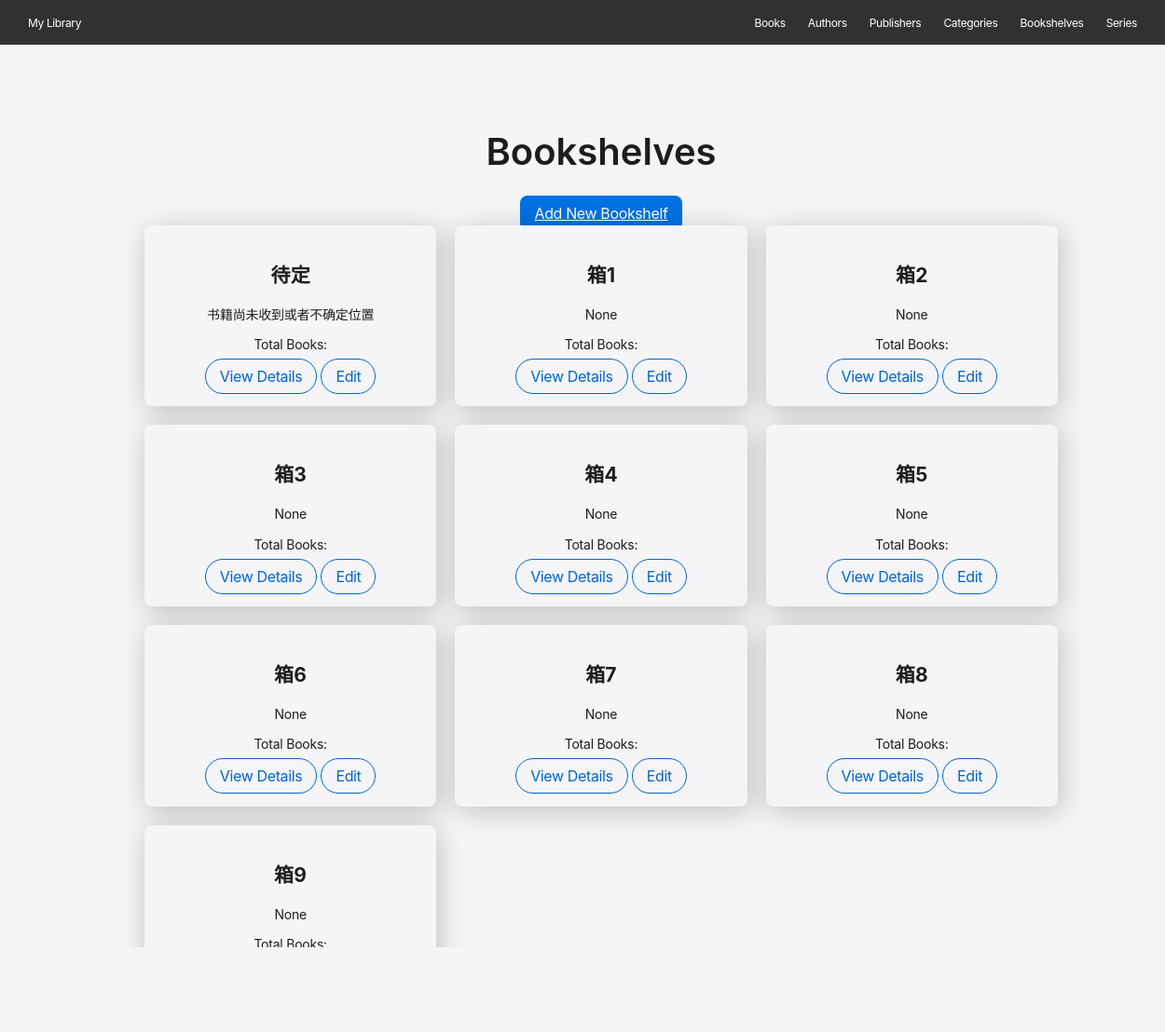
Screenshot of /bookshelves with the database file from the repository.
### models/bookshelf.py (models this page shows, shortened)
class Bookshelf(Base):
    __tablename__ = 'bookshelves'
    id: Mapped[int] = mapped_column(Integer, primary_key=True, index=True)
    name: Mapped[str] = mapped_column(String(255), nullable=False)
    intro: Mapped[Optional[str]] = mapped_column(String(1000), nullable=True)
    books: Mapped[List["Book"]] = relationship(back_populates="bookshelf")

### main.py (the view)
@app.get("/bookshelves")
async def bookshelves_page(request: Request, db: Session = Depends(get_db)):
    bookshelves = db.query(Bookshelf).limit(10).all()
    return templates.TemplateResponse("bookshelves.html", {"request": request, "bookshelves": bookshelves})

### templates/bookshelves.html (shortened to what this page needs)
{% extends "base.html" %}
{% block content %}
<section class="section light">
    <div class="container">
        <h1 class="section-heading">Bookshelves</h1>
        <a href="#" class="btn-primary-blue">Add New Bookshelf</a>
        <div class="grid">
            {% for bookshelf in bookshelves %}
            <div class="card">
                <h3 class="card-title">{{ bookshelf.name }}</h3>
                <p class="caption">{{ bookshelf.intro }}</p>
                <p class="caption">Total Books: {{ bookshelf.total_books }}</p>
                <a href="/bookshelves/{{ bookshelf.id }}" class="btn-pill-link">View Details</a>
                <a href="#" class="btn-pill-link">Edit</a>
            </div>
            {% endfor %}
        </div>
    </div>
</section>
{% endblock %}

### static/css/styles.css (style rules this page uses)
:root { --pure-black: #000000; --light-gray: #f5f5f7; --near-black: #1d1d1f; --apple-blue: #0071e3; --link-blue: #0066cc; --bright-blue: #2997ff; --white: #ffffff; --black-80: rgba(0, 0, 0, 0.8); --black-48: rgba(0, 0, 0, 0.48); --dark-surface-1: #272729; --dark-surface-2: #262628; --dark-surface-3: #28282a; --dark-surface-4: #2a2a2d; --dark-surface-5: #242426; --button-active: #ededf2; --button-default-light: #fafafc; --overlay: rgba(210, 210, 215, 0.64); --white-32: rgba(255, 255, 255, 0.32); --card-shadow: rgba(0, 0, 0, 0.22) 3px 5px 30px 0px; }
body { font-family: 'SF Pro Display', 'SF Pro Text', 'SF Pro Icons', 'Helvetica Neue', Helvetica, Arial, sans-serif; margin: 0; padding: 0; line-height: 1.47; letter-spacing: -0.374px; color: var(--near-black); background-color: var(--light-gray); }
.section-heading { font-family: 'SF Pro Display', sans-serif; font-size: 40px; font-weight: 600; line-height: 1.10; letter-spacing: normal; }
.card-title { font-family: 'SF Pro Display', sans-serif; font-size: 21px; font-weight: 700; line-height: 1.19; letter-spacing: 0.231px; }
.caption { font-family: 'SF Pro Text', sans-serif; font-size: 14px; font-weight: 400; line-height: 1.29; letter-spacing: -0.224px; }
.btn-primary-blue { background-color: var(--apple-blue); color: var(--white); padding: 8px 15px; border-radius: 8px; border: 1px solid transparent; font: inherit; cursor: pointer; transition: background-color 0.2s; }
.btn-pill-link { background-color: transparent; color: var(--link-blue); border: 1px solid var(--link-blue); border-radius: 980px; padding: 8px 15px; font: inherit; text-decoration: none; cursor: pointer; transition: text-decoration 0.2s; }
.card { background-color: var(--light-gray); border-radius: 8px; padding: 20px; box-shadow: var(--card-shadow); }
.section { width: 100%; padding: 60px 20px; text-align: center; }
.section.light { background-color: var(--light-gray); color: var(--near-black); }
.container { max-width: 980px; margin: 0 auto; padding: 0 20px; }
.grid { display: grid; grid-template-columns: repeat(auto-fit, minmax(300px, 1fr)); gap: 20px; }

### rows the page displays
Bookshelf: name "待定", intro "书籍尚未收到或者不确定位置"
Bookshelf: name "箱1", intro "None"
Bookshelf: name "箱2", intro "None"
Bookshelf: name "箱3", intro "None"
Bookshelf: name "箱4", intro "None"
Bookshelf: name "箱5", intro "None"
Bookshelf: name "箱6", intro "None"
Bookshelf: name "箱7", intro "None"
Bookshelf: name "箱8", intro "None"
Bookshelf: name "箱9", intro "None"
